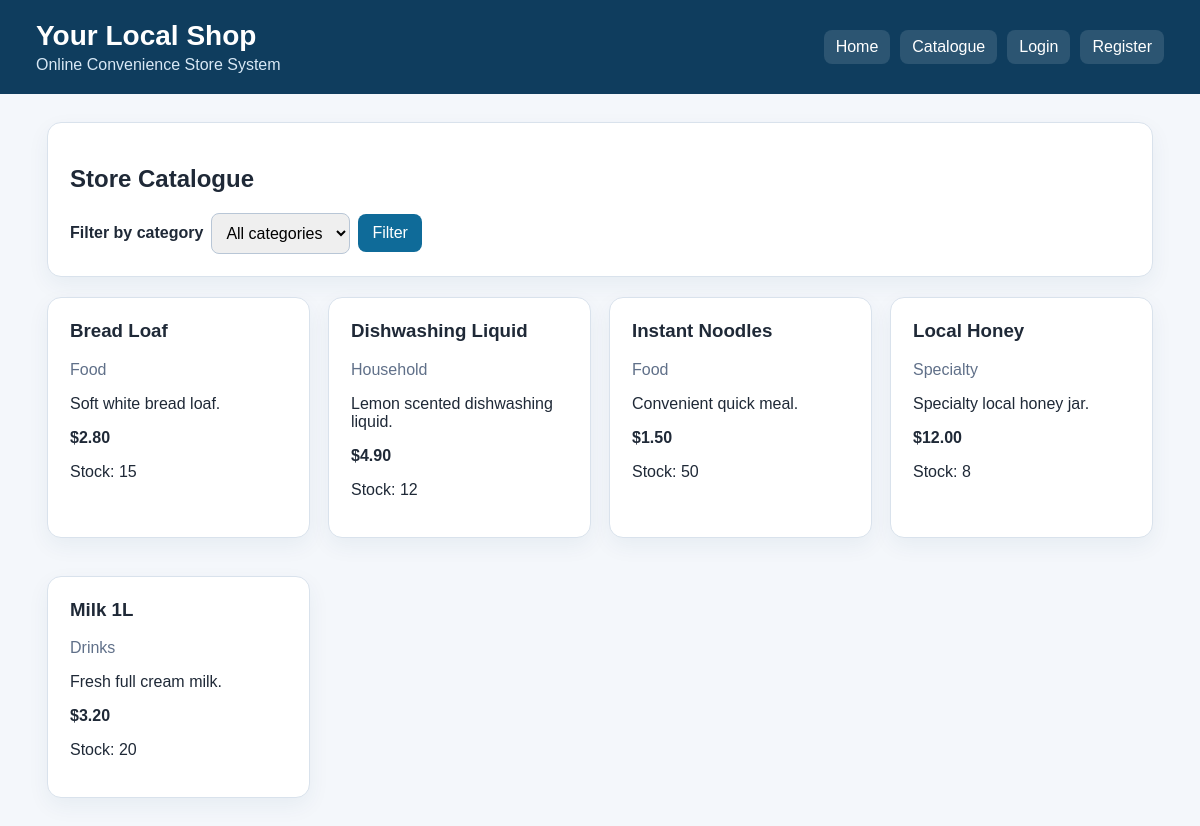
Page /catalogue on the committed database.
### tables this page shows
CREATE TABLE products (
        id INTEGER PRIMARY KEY AUTOINCREMENT,
        name TEXT NOT NULL,
        category_id INTEGER NOT NULL,
        price REAL NOT NULL CHECK(price >= 0),
        stock_quantity INTEGER NOT NULL CHECK(stock_quantity >= 0),
        description TEXT,
        FOREIGN KEY(category_id) REFERENCES product_categories(id)
    );

CREATE TABLE product_categories (
        id INTEGER PRIMARY KEY AUTOINCREMENT,
        name TEXT NOT NULL UNIQUE
    );

### yls_app/routes.py (the view)
@main_bp.route("/catalogue")
def catalogue():
    category_id = request.args.get("category_id", type=int)
    categories = StoreCatalogueService.list_categories()
    products = StoreCatalogueService.list_products(category_id)
    return render_template(
        "catalogue.html",
        categories=categories,
        products=products,
        selected_category_id=category_id,
    )

### yls_app/database.py (called while the page is built)
def get_db():
    if "db" not in g:
        g.db = sqlite3.connect(DB_PATH)
        g.db.row_factory = sqlite3.Row
        g.db.execute("PRAGMA foreign_keys = ON")
    return g.db

def query_all(sql, params=()):
    return get_db().execute(sql, params).fetchall()

### yls_app/routes.py (called while the page is built)
def current_user():
    user_id = session.get("user_id")
    if not user_id:
        return None
    return query_one("SELECT * FROM users WHERE id = ?", (user_id,))

@main_bp.app_context_processor
def inject_user():
    return {"current_user": current_user()}

### yls_app/services.py (called while the page is built, shortened)
    @staticmethod
    def list_categories():
        return query_all("SELECT * FROM product_categories ORDER BY name")

    @staticmethod
    def list_products(category_id=None):
        return query_all("""
            SELECT p.*, c.name AS category
            FROM products p
            JOIN product_categories c ON c.id = p.category_id
            ORDER BY p.name
        """)

### yls_app/templates/catalogue.html (shortened to what this page needs)
{% extends "base.html" %}
{% block content %}
<section class="card">
    <h2>Store Catalogue</h2>
    <form method="get" class="inline-form">
        <label>Filter by category</label>
        <select name="category_id">
            <option value="">All categories</option>
        </select>
        <button type="submit">Filter</button>
    </form>
</section>
<section class="product-grid">
    {% for product in products %}
    <article class="product-card">
        <h3>{{ product.name }}</h3>
        <p class="muted">{{ product.category }}</p>
        <p>{{ product.description }}</p>
        <p><strong>${{ "%.2f"|format(product.price) }}</strong></p>
        <p>Stock: {{ product.stock_quantity }}</p>
    </article>
    {% endfor %}
</section>
{% endblock %}

### yls_app/templates/base.html (shortened to what this page needs)
<!doctype html>
<html lang="en">
<head>
    <link rel="stylesheet" href="{{ url_for('static', filename='style.css') }}">
</head>
<body>
<header class="topbar">
    <div>
        <h1>Your Local Shop</h1>
        <p>Online Convenience Store System</p>
    </div>
    <nav>
        <a href="{{ url_for('main.index') }}">Home</a>
        <a href="{{ url_for('main.catalogue') }}">Catalogue</a>
        {% if current_user %}
            <span class="user-chip">{{ current_user.name }} ({{ current_user.role }})</span>
            <a href="{{ url_for('main.logout') }}">Logout</a>
        {% else %}
            <a href="{{ url_for('main.login') }}">Login</a>
            <a href="{{ url_for('main.register') }}">Register</a>
        {% endif %}
    </nav>
</header>
<main class="page">
    {% block content %}{% endblock %}
</main>
</body>
</html>

### yls_app/static/style.css (style rules this page uses)
* { box-sizing: border-box; }
body { margin: 0; background: #f4f7fb; color: #1f2937; font-family: Arial, Helvetica, sans-serif; }
.topbar { background: #0f3d5e; color: white; padding: 20px 36px; display: flex; justify-content: space-between; align-items: center; gap: 20px; }
.topbar h1 { margin: 0; font-size: 28px; }
.topbar p { margin: 4px 0 0; color: #d8e8f5; }
nav { display: flex; align-items: center; flex-wrap: wrap; gap: 10px; }
nav a { color: white; text-decoration: none; background: rgba(255, 255, 255, 0.12); padding: 8px 12px; border-radius: 8px; }
.page { max-width: 1150px; margin: 28px auto; padding: 0 22px; }
.card, .product-card { background: white; border: 1px solid #d9e2ec; border-radius: 14px; padding: 22px; margin-bottom: 20px; box-shadow: 0 8px 22px rgba(15, 61, 94, 0.06); }
.product-grid { display: grid; grid-template-columns: repeat(auto-fit, minmax(240px, 1fr)); gap: 18px; }
.product-card h3 { margin-top: 0; }
.muted { color: #607089; }
form { display: flex; flex-direction: column; gap: 8px; }
.inline-form { flex-direction: row; align-items: center; flex-wrap: wrap; }
label { font-weight: bold; }
input, select, textarea { width: 100%; padding: 10px; border: 1px solid #b8c6d6; border-radius: 8px; font: inherit; }
.inline-form input, .inline-form select { width: auto; }
button, .button-link { display: inline-block; border: 0; background: #0f6b99; color: white; padding: 10px 14px; border-radius: 8px; text-decoration: none; cursor: pointer; font: inherit; }

### rows in the picture
products: name "Bread Loaf", category "Food", description "Soft white bread loaf.", price "2.80", stock_quantity "15"
products: name "Dishwashing Liquid", category "Household", description "Lemon scented dishwashing liquid.", price "4.90", stock_quantity "12"
products: name "Instant Noodles", category "Food", description "Convenient quick meal.", price "1.50", stock_quantity "50"
products: name "Local Honey", category "Specialty", description "Specialty local honey jar.", price "12.00", stock_quantity "8"
products: name "Milk 1L", category "Drinks", description "Fresh full cream milk.", price "3.20", stock_quantity "20"
